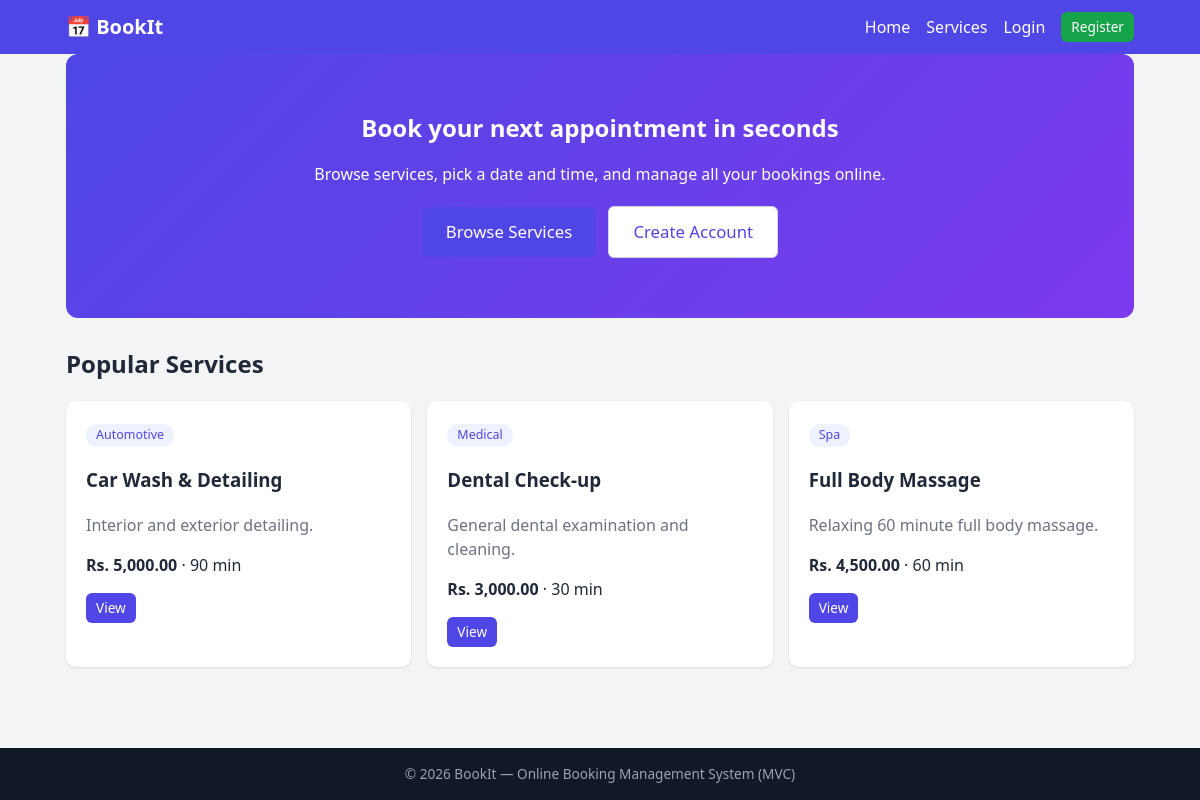
The page / on the database its author committed.
### tables this page shows
CREATE TABLE services (
    id INT AUTO_INCREMENT PRIMARY KEY,
    name VARCHAR(120) NOT NULL,
    category VARCHAR(60) NOT NULL,
    description TEXT,
    price DECIMAL(10,2) NOT NULL DEFAULT 0,
    duration_minutes INT NOT NULL DEFAULT 60,
    is_active TINYINT(1) NOT NULL DEFAULT 1,
    created_at TIMESTAMP DEFAULT CURRENT_TIMESTAMP
);

### core/Controller.php (called while the page is built, shortened)
<?php
abstract class Controller {
    protected function model($name) { return new $name(); }
    protected function view($view, $data = []) {
        extract($data);
        require __DIR__ . '/../views/layout/header.php';
        require __DIR__ . "/../views/$view.php";
        require __DIR__ . '/../views/layout/footer.php';
    }
}

### controllers/HomeController.php (called while the page is built)
<?php
class HomeController extends Controller {
    public function index() {
        $services = array_slice($this->model('Service')->all(), 0, 3);
        $this->view('home/index', ['title' => 'Home', 'services' => $services]);
    }
}

### core/App.php (called while the page is built, shortened)
<?php
class App {
    public function __construct() {
        $parts = isset($_GET['url']) ? explode('/', trim($_GET['url'], '/')) : [];
        $controller = new $class();
        $method = !empty($parts[1]) ? preg_replace('/[^a-zA-Z0-9_]/', '', $parts[1]) : 'index';
        call_user_func_array([$controller, $method], array_slice($parts, 2));
    }
}

### index.php (called while the page is built, shortened)
<?php
require_once __DIR__ . '/core/helpers.php';
spl_autoload_register(function ($class) {
    foreach (['core', 'controllers', 'models'] as $dir) {
        $file = __DIR__ . "/$dir/$class.php";
        if (file_exists($file)) { require_once $file; return; }
    }
});
new App();

### core/helpers.php (called while the page is built, shortened)
<?php
function url($path = '')   { return BASE_URL . '/index.php?url=' . ltrim($path, '/'); }
function asset($path)      { return BASE_URL . '/assets/' . ltrim($path, '/'); }
function e($v)             { return htmlspecialchars((string)$v, ENT_QUOTES, 'UTF-8'); }
function is_logged_in()    { return isset($_SESSION['user']); }

### core/Database.php (called while the page is built)
<?php
class Database {
    private static $pdo = null;
    public static function connect() {
        if (self::$pdo === null) {
            try {
                self::$pdo = new PDO(
                    'mysql:host=' . DB_HOST . ';dbname=' . DB_NAME . ';charset=utf8mb4',
                    DB_USER, DB_PASS,
                    [PDO::ATTR_ERRMODE => PDO::ERRMODE_EXCEPTION,
                     PDO::ATTR_DEFAULT_FETCH_MODE => PDO::FETCH_ASSOC,
                     PDO::ATTR_EMULATE_PREPARES => false]
                );
            } catch (PDOException $e) {
                die('Database connection failed: ' . $e->getMessage());
            }
        }
        return self::$pdo;
    }
}

### core/Model.php (called while the page is built, shortened)
<?php
abstract class Model {
    public function __construct() { $this->db = Database::connect(); }
}

### models/Service.php (called while the page is built, shortened)
<?php
class Service extends Model {
    public function all($search = '', $category = '', $onlyActive = true) {
        $sql = 'SELECT * FROM services WHERE 1=1';
        $p = [];
        if ($onlyActive)  { $sql .= ' AND is_active = 1'; }
        $s = $this->db->prepare($sql . ' ORDER BY name');
        $s->execute($p);
        return $s->fetchAll();
    }
}

### views/home/index.php (the view)
<section class="hero">
  <h1>Book your next appointment in seconds</h1>
  <p>Browse services, pick a date and time, and manage all your bookings online.</p>
  <a class="btn btn-lg" href="<?= url('service') ?>">Browse Services</a>
  <?php if (!is_logged_in()): ?><a class="btn btn-lg btn-light" href="<?= url('auth/register') ?>">Create Account</a><?php endif; ?>
</section>
<h2>Popular Services</h2>
<div class="grid">
<?php foreach ($services as $s): ?>
  <div class="card">
    <span class="badge"><?= e($s['category']) ?></span>
    <h3><?= e($s['name']) ?></h3>
    <p class="muted"><?= e($s['description']) ?></p>
    <p><strong>Rs. <?= number_format($s['price'], 2) ?></strong> &middot; <?= (int)$s['duration_minutes'] ?> min</p>
    <a class="btn btn-sm" href="<?= url('service/show/' . $s['id']) ?>">View</a>
  </div>
<?php endforeach; ?>
</div>

### views/layout/header.php (shortened to what this page needs)
<!DOCTYPE html>
<html lang="en">
<head>
<link rel="stylesheet" href="<?= asset('css/style.css') ?>">
</head>
<body>
<nav class="nav">
  <div class="container nav-inner">
    <a class="brand" href="<?= url('home') ?>">&#128197; <?= APP_NAME ?></a>
    <div class="links">
      <a href="<?= url('home') ?>">Home</a>
      <a href="<?= url('service') ?>">Services</a>
      <?php if (is_logged_in()): ?>
        <?php if (is_admin()): ?>
          <a href="<?= url('admin/dashboard') ?>">Dashboard</a>
          <a href="<?= url('admin/services') ?>">Services Mgmt</a>
          <a href="<?= url('admin/bookings') ?>">Bookings</a>
          <a href="<?= url('admin/users') ?>">Users</a>
        <?php else: ?>
          <a href="<?= url('booking/mine') ?>">My Bookings</a>
        <?php endif; ?>
        <a href="<?= url('profile') ?>">&#128100; <?= e(current_user()['name']) ?></a>
        <a href="<?= url('auth/logout') ?>" class="btn btn-sm" style="background-color: #dc2626; color: white;">Logout</a>
      <?php else: ?>
        <a href="<?= url('auth/login') ?>">Login</a>
        <a href="<?= url('auth/register') ?>" class="btn btn-sm" style="background-color: #16a34a; color: white;">Register</a>
      <?php endif; ?>
    </div>
  </div>
</nav>
<main class="container">

### views/layout/footer.php (shortened to what this page needs)
</main>
<footer class="footer">
  <div class="container">&copy; <?= date('Y') ?> <?= APP_NAME ?> &mdash; Online Booking Management System (MVC)</div>
</footer>
</body>
</html>

### assets/css/style.css (style rules this page uses)
:root { --primary:#4f46e5;--primary-d:#4338ca;--bg:#f3f4f6;--card:#fff;--text:#1f2937;--muted:#6b7280;--danger:#dc2626;--ok:#16a34a;--warn:#d97706 }
* { box-sizing:border-box }
body { margin:0;font-family:Segoe UI,Roboto,Arial,sans-serif;background:var(--bg);color:var(--text);line-height:1.5;display:flex;flex-direction:column;min-height:100vh }
main { flex:1;padding-top:24px;padding-bottom:40px }
.container { width:100%;max-width:1100px;margin:0 auto;padding:0 16px }
a { color:var(--primary);text-decoration:none }
.nav { background:var(--primary);color:#fff }
.nav-inner { display:flex;justify-content:space-between;align-items:center;flex-wrap:wrap;gap:8px;padding-top:12px;padding-bottom:12px }
.nav a { color:#fff }
.brand { font-weight:700;font-size:1.25rem }
.links { display:flex;gap:16px;align-items:center;flex-wrap:wrap }
.btn { display:inline-block;background:var(--primary);color:#fff;border:0;padding:9px 16px;border-radius:6px;cursor:pointer;font-size:.95rem }
.btn-sm { padding:5px 10px;font-size:.85rem }
.btn-lg { padding:12px 24px;font-size:1.05rem;margin:4px }
.btn-light { background:#fff;color:var(--primary);border:1px solid #d1d5db }
.card { background:var(--card);border-radius:10px;padding:20px;box-shadow:0 1px 3px rgba(0,0,0,.1);margin-bottom:16px }
.grid { display:grid;grid-template-columns:repeat(auto-fill,minmax(280px,1fr));gap:16px }
.grid .card { margin-bottom:0 }
.hero { background:linear-gradient(135deg,var(--primary),#7c3aed);color:#fff;text-align:center;padding:56px 20px;border-radius:12px;margin-bottom:28px }
.hero h1 { margin:0 0 8px }
.muted { color:var(--muted) }
.badge { display:inline-block;background:#eef2ff;color:var(--primary);padding:2px 10px;border-radius:99px;font-size:.78rem }
.footer { background:#111827;color:#9ca3af;text-align:center;padding:16px 0;font-size:.85rem }

### rows shown on the page
services: category "Automotive", name "Car Wash & Detailing", description "Interior and exterior detailing.", price "5,000.00", duration_minutes "90"
services: category "Medical", name "Dental Check-up", description "General dental examination and cleaning.", price "3,000.00", duration_minutes "30"
services: category "Spa", name "Full Body Massage", description "Relaxing 60 minute full body massage.", price "4,500.00", duration_minutes "60"

### other values the page prints
APP_NAME "BookIt"
